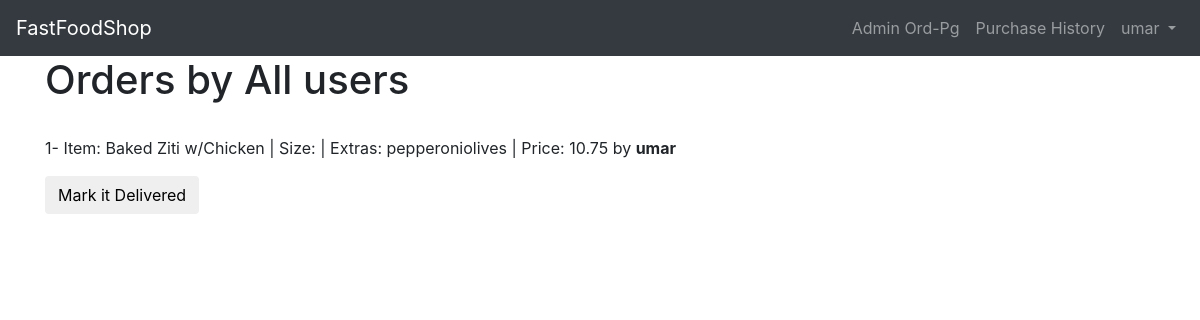
Screenshot of /orders_page (signed in) with the database file from the repository.
### orders/models.py (models this page shows)
class Cart(models.Model):
    user = models.ForeignKey(User, on_delete=models.CASCADE)
    order_number=models.IntegerField(default=1)
    status=models.CharField(max_length=64,null=True, blank=True,default='initiated')
    cart_item = models.CharField(max_length=64)
    size=models.CharField(max_length=64, null=True, blank=True)
    extras = models.CharField(max_length=512, null=True, blank=True)
    item_price = models.DecimalField(max_digits=4, decimal_places=2)
    delivery=models.CharField(max_length=512, default='notdelivered')
    class Meta:
        permissions=[
			('special_status', 'Can read all books')
		]
    def __str__(self):
        return f"    Item: {self.cart_item}  | Size:{self.size} |  Extras: {self.extras}  |  Price: {self.item_price}"

### orders/views.py (the view)
# urls.py: path("orders_page", views.orders_page, name="orders_page"),
@permission_required('orders.special_status')
def orders_page(request):
    cart=Cart.objects.filter(status='completed')
    context={
        'cart':cart
    }
    return render(request,"orders/orders_admin_page.html",context)

### orders/templates/orders/orders_admin_page.html (shortened to what this page needs)
{% extends "orders/base.html" %}
{% block content %}
<h1>Orders by All users</h1>
<br>
{% for a in cart %}
    <p>{{forloop.counter}}-{{a}}  by <b>{{a.user}}</b> </p>
    <form method="POST" action="{% url 'status_url' a.id %}">
        <input type="submit" class="btn" name="mybtn" value="Mark it Delivered">
    </form>
{% endfor %}
{% endblock content %}

### orders/templates/orders/base.html (shortened to what this page needs)
<!DOCTYPE html>
<html lang="en">
    <head>
		<link rel="stylesheet"
		href="https://stackpath.bootstrapcdn.com/bootstrap/4.1.3/css/\
		bootstrap.min.css"
		integrity="sha384-MCw98/SFnGE8fJT3GXwEOngsV7Zt27NXFoaoApmYm81i\
		uXoPkFOJwJ8ERdknLPMO"
>
	</head>
    <nav class="navbar navbar-expand-md navbar-dark bg-dark mb-Ǔ">
        <a class="navbar-brand" href="{% url 'index' %}">FastFoodShop</a>
        <div class="collapse navbar-collapse" id="navbarCollapse">
            {% if user.is_authenticated %}
            <ul class="navbar-nav ml-auto">
                {%if request.user.is_superuser %}
                    <a class="nav-link toggle" href="{% url 'orders_page' %}" >Admin Ord-Pg </a>
                {% endif %}
                <a class="nav-link toggle" href="{% url 'history' %}" >Purchase History </a>
                <li class="nav-item">
                    <a class="nav-link dropdown-toggle" href="#" id="userMenu"
                        data-toggle="dropdown" aria-haspopup="true"
                        aria-expanded="false">
                        {{ user.username }}
                    </a>
                </li>
            </ul>
        {% endif %}
    </div>
</nav>
<div class="container">
{% block content %}
{% endblock content %}
</div>
    </body>
</html>

### rows the page displays
Cart: cart_item+size+extras "Item: Baked Ziti w/Chicken | Size: | Extras: pepperoniolives | Price: 10.75", user "umar"

### other values shown
{{ user.username }} "umar"
